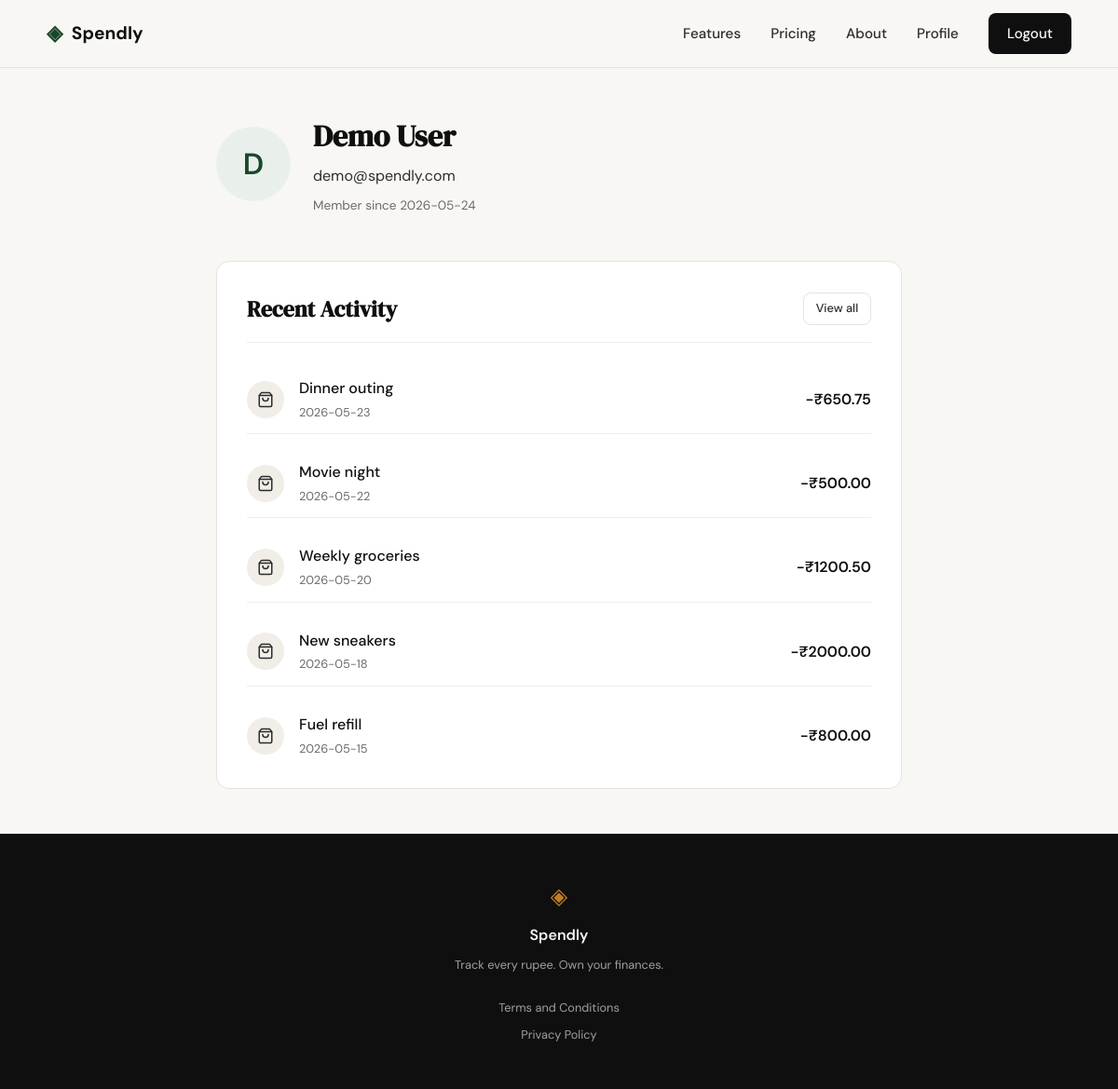
Screenshot of /profile (signed in) with the database file from the repository.
### tables this page shows
CREATE TABLE users (
            id INTEGER PRIMARY KEY AUTOINCREMENT,
            name TEXT NOT NULL,
            email TEXT UNIQUE NOT NULL,
            password_hash TEXT NOT NULL,
            created_at TEXT DEFAULT (datetime('now'))
        );

CREATE TABLE expenses (
            id INTEGER PRIMARY KEY AUTOINCREMENT,
            user_id INTEGER NOT NULL,
            amount REAL NOT NULL,
            category TEXT NOT NULL,
            date TEXT NOT NULL,
            description TEXT,
            created_at TEXT DEFAULT (datetime('now')),
            FOREIGN KEY (user_id) REFERENCES users (id)
        );

### app.py (the view)
@app.route("/profile")
def profile():
    if "user_id" not in session:
        return redirect(url_for('login'))
    db = get_db()
    cursor = db.cursor()
    cursor.execute("SELECT name, email, created_at FROM users WHERE id = ?", (session['user_id'],))
    user = cursor.fetchone()
    cursor.execute("SELECT amount, category, date, description FROM expenses WHERE user_id = ? ORDER BY date DESC, id DESC LIMIT 5", (session['user_id'],))
    recent_expenses = cursor.fetchall()
    db.close()
    return render_template("profile.html", user=user, recent_expenses=recent_expenses)

### database/db.py (called while the page is built)
def get_db():
    conn = sqlite3.connect(DATABASE)
    conn.row_factory = sqlite3.Row
    conn.execute("PRAGMA foreign_keys = ON")
    return conn

### templates/profile.html (shortened to what this page needs)
{% extends "base.html" %}
{% block content %}
<div class="profile-container">
    <div class="profile-header">
        <div class="profile-avatar">
            {{ user.name[0] | upper }}
        </div>
        <div class="profile-info">
            <h1 class="profile-name">{{ user.name }}</h1>
            <p class="profile-email">{{ user.email }}</p>
            <p class="profile-member-since">Member since {{ user.created_at[:10] }}</p>
        </div>
    </div>
    <div class="profile-section">
        <div class="section-header">
            <h2>Recent Activity</h2>
            <a href="#" class="btn-ghost btn-sm">View all</a>
        </div>
        {% if recent_expenses %}
        <div class="activity-list">
            {% for expense in recent_expenses %}
            <div class="activity-item">
                <div class="activity-icon">
                    <i data-lucide="shopping-bag"></i>
                </div>
                <div class="activity-details">
                    <p class="activity-desc">{{ expense.description or expense.category }}</p>
                    <p class="activity-date">{{ expense.date }}</p>
                </div>
                <div class="activity-amount negative">
                    -₹{{ "%.2f"|format(expense.amount) }}
                </div>
            </div>
            {% endfor %}
        </div>
        {% else %}
        <div class="empty-state">
            <i data-lucide="receipt"></i>
            <p>No recent activity.</p>
        </div>
        {% endif %}
    </div>
</div>
{% endblock %}

### templates/base.html (shortened to what this page needs)
<!DOCTYPE html>
<html lang="en">
<head>
    <link rel="stylesheet" href="{{ url_for('static', filename='css/style.css') }}">
</head>
<body>
    <nav class="navbar">
        <div class="nav-inner">
            <a href="{{ url_for('landing') }}" class="nav-brand">
                <span class="brand-icon">◈</span>
                <span class="brand-name">Spendly</span>
            </a>
            <div class="nav-links">
                <a href="#features">Features</a>
                <a href="#pricing">Pricing</a>
                <a href="#about">About</a>
                {% if session.user_id %}
                <a href="{{ url_for('profile') }}">Profile</a>
                <a href="{{ url_for('logout') }}" class="nav-cta">Logout</a>
                {% else %}
                <a href="{{ url_for('login') }}">Sign in</a>
                <a href="{{ url_for('register') }}" class="nav-cta">Get started</a>
                {% endif %}
            </div>
        </div>
    </nav>
    <main class="main-content">
        {% block content %}{% endblock %}
    </main>
    <footer class="footer">
        <div class="footer-inner">
            <span class="brand-icon">◈</span>
            <span class="footer-name">Spendly</span>
            <p class="footer-copy">Track every rupee. Own your finances.</p>
            <div class="footer-links">
                <div class="footer-link-item"><a href="{{ url_for('terms') }}">Terms and Conditions</a></div>
                <div class="footer-link-item"><a href="{{ url_for('privacy') }}">Privacy Policy</a></div>
            </div>
        </div>
    </footer>
</body>
</html>

### rows the page displays
users: name "D", name "Demo User", email "demo@spendly.com", created_at "2026-05-24"
expenses: description "Dinner outing", date "2026-05-23", amount "650.75"
expenses: description "Movie night", date "2026-05-22", amount "500.00"
expenses: description "Weekly groceries", date "2026-05-20", amount "1200.50"
expenses: description "New sneakers", date "2026-05-18", amount "2000.00"
expenses: description "Fuel refill", date "2026-05-15", amount "800.00"
